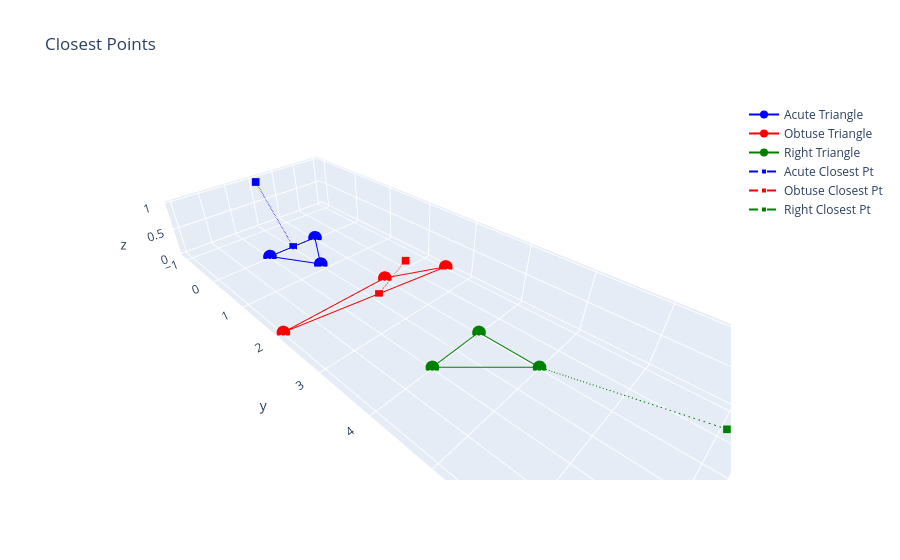

Source (notebook cell):
### Markdown cell above
## Closest Point & Inside Testing\nProjecting spatial points onto the triangles.

### Code cell
print("--- Closest Point & Point Inside ---")
fig = create_base_fig()

for name, tri in triangles.items():
    # Pick a test point
    if name == "Acute": test_pt = torch.tensor([0.5, -1.0, 1.0]) + tri.v0
    elif name == "Obtuse": test_pt = torch.tensor([0.5, 1.0, 1.0]) + tri.v0
    else: test_pt = torch.tensor([0.5, 3.0, 1.0]) + tri.v0
    
    closest = tri.compute_closest_point(test_pt)
    inside_on_plane = tri.test_point_inside_on_tria_plane(test_pt)
    inside_strict = tri.test_point_inside(test_pt)
    
    print(f"[{name}] Closest to {test_pt.tolist()} is {closest.tolist()}")
    print(f"[{name}] Is projected inside? {inside_on_plane} | Is strictly inside? {inside_strict}\n")
    
    tp, cp = test_pt.numpy(), closest.numpy()
    fig.add_trace(go.Scatter3d(
        x=[tp[0], cp[0]], y=[tp[1], cp[1]], z=[tp[2], cp[2]],
        mode='lines+markers', marker=dict(size=4, color=colors[name], symbol='square'),
        line=dict(color=colors[name], dash='dash'), name=f'{name} Closest Pt'
    ))

fig.update_layout(scene=dict(aspectmode='data'), title="Closest Points")
fig.show()

### Figure 1 — Plotly figure (JSON) as saved in the notebook; plotly's stock layout.template omitted (floating-point values rounded to 4 significant figures)
{"data": [{"line": {"color": "blue"}, "marker": {"color": "blue"}, "mode": "lines+markers", "name": "Acute Triangle", "type": "scatter3d", "x": [0.0, 1.0, 0.5, 0.0], "y": [0.0, 0.0, 0.866, 0.0], "z": [0.0, 0.0, 0.0, 0.0]}, {"line": {"color": "red"}, "marker": {"color": "red"}, "mode": "lines+markers", "name": "Obtuse Triangle", "type": "scatter3d", "x": [0.0, 2.0, -1.0, 0.0], "y": [2.0, 2.0, 2.5, 2.0], "z": [0.0, 0.0, 0.0, 0.0]}, {"line": {"color": "green"}, "marker": {"color": "green"}, "mode": "lines+markers", "name": "Right Triangle", "type": "scatter3d", "x": [0.0, 1.0, 0.0, 0.0], "y": [4.0, 4.0, 5.0, 4.0], "z": [0.0, 0.0, 0.0, 0.0]}, {"line": {"color": "blue", "dash": "dash"}, "marker": {"color": "blue", "size": 4, "symbol": "square"}, "mode": "lines+markers", "name": "Acute Closest Pt", "type": "scatter3d", "x": [0.5, 0.5], "y": [-1, 0], "z": [1, 0]}, {"line": {"color": "red", "dash": "dash"}, "marker": {"color": "red", "size": 4, "symbol": "square"}, "mode": "lines+markers", "name": "Obtuse Closest Pt", "type": "scatter3d", "x": [0.5, 0.3784], "y": [3, 2.27], "z": [1, 0]}, {"line": {"color": "green", "dash": "dash"}, "marker": {"color": "green", "size": 4, "symbol": "square"}, "mode": "lines+markers", "name": "Right Closest Pt", "type": "scatter3d", "x": [0.5, 0], "y": [7, 5], "z": [1, 0]}], "layout": {"scene": {"aspectmode": "data"}, "title": {"text": "Closest Points"}}}
